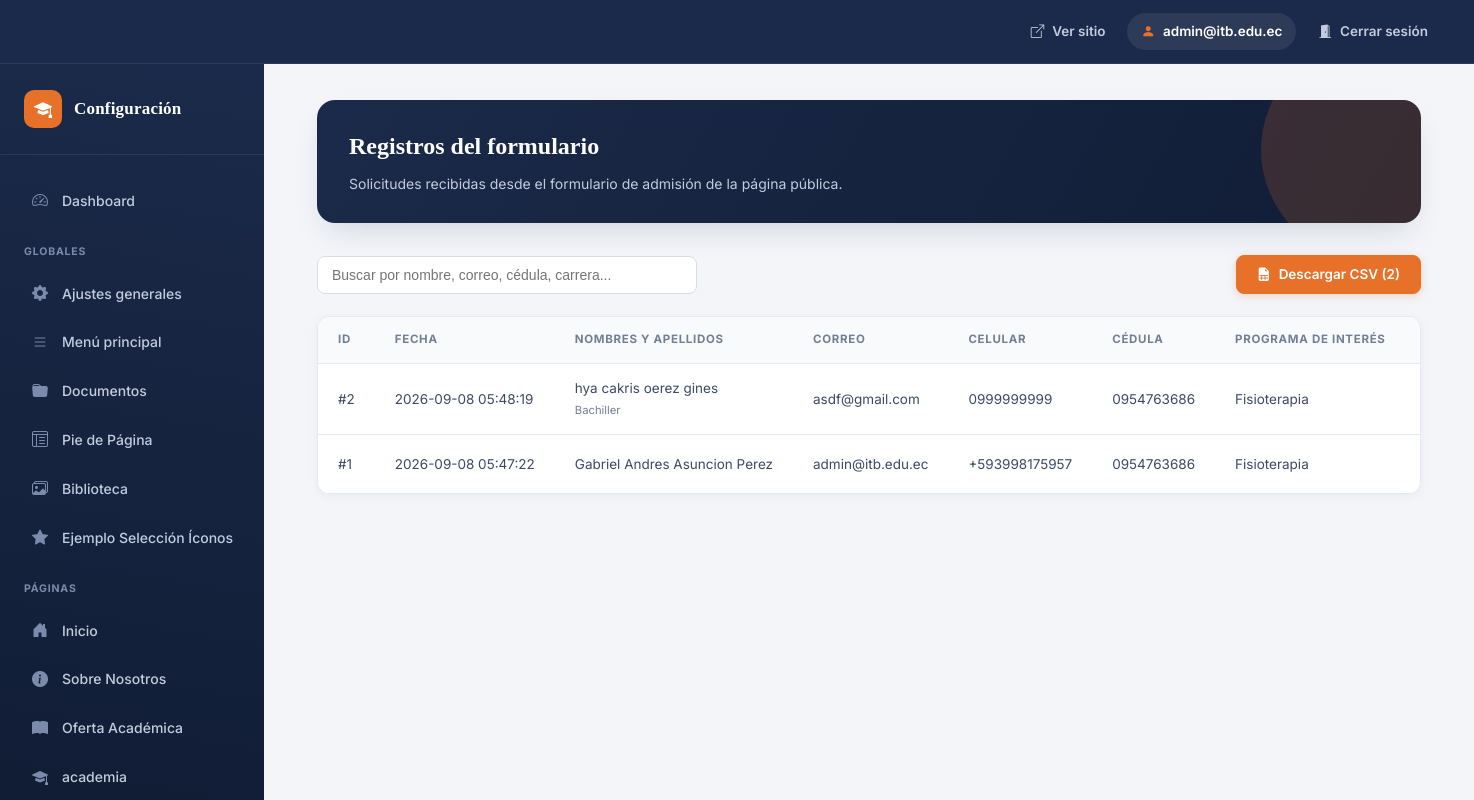
/admin/registros.php (signed in), run on the app's committed database.
### tables this page shows
CREATE TABLE `form_registros` (
  `id` int NOT NULL AUTO_INCREMENT,
  `fecha` datetime NOT NULL,
  `nombre` varchar(50) NOT NULL,
  `apellido` varchar(50) NOT NULL,
  `email` varchar(120) NOT NULL,
  `telefono` varchar(20) NOT NULL,
  `cedula` varchar(20) NOT NULL,
  `nacionalidad` varchar(20) NOT NULL,
  `bachiller` varchar(10) NOT NULL,
  `carrera` varchar(150) NOT NULL,
  `modalidad` varchar(80) NOT NULL,
  `mensaje` text,
  PRIMARY KEY (`id`)
);

### admin/base_url.php (called while the page is built, shortened)
<?php
function admin_base(): string {
    static $base = null;
    if ($base === null) {
        $docRoot = rtrim(str_replace('\\', '/', $_SERVER['DOCUMENT_ROOT'] ?? ''), '/');
        $dir     = rtrim(str_replace('\\', '/', __DIR__), '/');
        if ($docRoot !== '' && str_starts_with($dir, $docRoot)) {
            $base = substr($dir, strlen($docRoot));
        } else {
            $base = '/admin';
        }
    }
    return $base;
}
function site_base(): string {
    $parent = dirname(admin_base());
    $parent = str_replace('\\', '/', $parent);
    return $parent === '/' ? '/' : $parent . '/';
}

### admin/storage.php (called while the page is built, shortened)
<?php
function storage_load(): array {
    $pdo = db();
    try {
        $stmt = $pdo->query("SELECT section, field_key, field_value FROM site_content");
        $rows = $stmt ? $stmt->fetchAll(PDO::FETCH_ASSOC) : [];
        $dbData = [];
        foreach ($rows as $r) {
            $sec = $r['section'];
            $fk  = $r['field_key'];
            $val = $r['field_value'];
            if (is_string($val) && $val !== '' && ($val[0] === '[' || $val[0] === '{')) {
                $decoded = json_decode($val, true);
                if (json_last_error() === JSON_ERROR_NONE) {
                    $val = $decoded;
                }
            }
            $dbData[$sec][$fk] = $val;
        }
        return $dbData;
    } catch (Exception $e) {
        error_log('[ITB-STORAGE] Error cargando desde MySQL site_content: ' . $e->getMessage());
        return [];
    }
}

### admin/csrf.php (called while the page is built, shortened)
<?php
function csrf_token(): string {
    return $_SESSION['csrf_token'];
}

### includes/registros.php (called while the page is built, shortened)
<?php
function registros_leer(): array {
    $pdo = db();
    try {
        $stmt = $pdo->query("SELECT * FROM form_registros ORDER BY id DESC");
        return $stmt ? $stmt->fetchAll(PDO::FETCH_ASSOC) : [];
    } catch (Exception $e) {
        error_log('[ITB-REGISTROS] Error leyendo form_registros: ' . $e->getMessage());
        return [];
    }
}

### admin/registros.php (the view, shortened to what this page needs)
<?php
require_once __DIR__ . '/csrf.php';
require_once __DIR__ . '/base_url.php';
require_once dirname(__DIR__) . '/includes/registros.php';
$AB = admin_base();
require_once __DIR__ . '/views/layout.php';
$registros = registros_leer();
$total = count($registros);
echo layout_start('Registros del formulario', 'registros');
?>
<div class="dash-header">
    <h1>Registros del formulario</h1>
    <p>Solicitudes recibidas desde el formulario de admisión de la página pública.</p>
</div>
<div class="collection-header">
    <div class="search-box">
        <input type="text" id="search-table" placeholder="Buscar por nombre, correo, cédula, carrera..." class="form-input">
    </div>
    <?php if ($total > 0): ?>
        <a href="<?= $AB ?>/registros.php?descargar=csv" class="btn btn-primary">
            <i class="bi bi-file-earmark-spreadsheet-fill"></i>
            Descargar CSV (<?= $total ?>)
        </a>
    <?php endif; ?>
</div>
<?php if ($total === 0): ?>
    <div class="field-alert field-alert-info">
        <i class="bi bi-inbox"></i>
        <div class="field-alert-body">
            <strong>Todavía no hay registros.</strong><br>
            Aparecerán aquí en cuanto alguien complete el formulario de admisión
            de la página pública. Entonces se activará el botón para descargarlos
            en CSV y abrirlos con Excel.
        </div>
    </div>
<?php else: ?>
    <div class="table-container">
        <table class="admin-table" id="data-table">
            <thead>
                <tr>
                    <th>ID</th>
                    <th>Fecha</th>
                    <th>Nombres y apellidos</th>
                    <th>Correo</th>
                    <th>Celular</th>
                    <th>Cédula</th>
                    <th>Programa de interés</th>
                    <th>Modalidad</th>
                </tr>
            </thead>
            <tbody>
                <?php foreach ($registros as $r): ?>
                    <tr>
                        <td>#<?= (int)$r['id'] ?></td>
                        <td><?= htmlspecialchars($r['fecha'] ?? '', ENT_QUOTES, 'UTF-8') ?></td>
                        <td>
                            <?= htmlspecialchars(trim(($r['nombre'] ?? '') . ' ' . ($r['apellido'] ?? '')), ENT_QUOTES, 'UTF-8') ?>
                            <?php if (($r['bachiller'] ?? '') === 'si'): ?>
                                <br><small class="text-muted-tag">Bachiller</small>
                            <?php endif; ?>
                        </td>
                        <td><?= htmlspecialchars($r['email'] ?? '', ENT_QUOTES, 'UTF-8') ?></td>
                        <td><?= htmlspecialchars($r['telefono'] ?? '', ENT_QUOTES, 'UTF-8') ?></td>
                        <td>
                            <?= htmlspecialchars($r['cedula'] ?? '', ENT_QUOTES, 'UTF-8') ?>
                        </td>
                        <td><?= htmlspecialchars($r['carrera'] ?? '', ENT_QUOTES, 'UTF-8') ?></td>
                        <td><?= htmlspecialchars($r['modalidad'] ?? '', ENT_QUOTES, 'UTF-8') ?></td>
                    </tr>
                <?php endforeach; ?>
            </tbody>
        </table>
    </div>
<?php endif; ?>
<?php
echo layout_end();

### admin/views/layout.php (shortened to what this page needs)
<?php
require_once __DIR__ . '/../base_url.php';
require_once __DIR__ . '/../csrf.php';
function layout_sidebar($current_key = ''): string
{
    $schema = require __DIR__ . '/../schema_mock.php';
    $ab = admin_base();
    $html = "<div class=\"sidebar-brand\">\n";
    $html .= "    <i class=\"bi bi-mortarboard-fill\"></i>\n";
    $html .= "    <span>Configuración</span>\n";
    $html .= "</div>\n";
    $html .= "<nav class=\"sidebar-nav\">\n";
    $html .= "    <ul>\n";
    $html .= "        <li><a href=\"{$ab}/index.php\"><i class=\"bi bi-speedometer2\"></i> Dashboard</a></li>\n";
    $groups = $schema['groups'] ?? [];
    $items_by_group = [];
    foreach ($schema['items'] as $key => $item) {
        $group = $item['group'] ?? 'otros';
        $items_by_group[$group][$key] = $item;
    }
    require_once __DIR__ . '/../storage.php';
    $saved_data = storage_load();
    $paginas_creadas = $saved_data['_paginas_creadas'] ?? [];
    foreach ($groups as $group_key => $group_label) {
        $has_items = !empty($items_by_group[$group_key]);
        $is_paginas_group = ($group_key === 'paginas');
        $html .= "        <li class=\"sidebar-section-label\">" . htmlspecialchars($group_label) . "</li>\n";
        if ($has_items) {
            foreach ($items_by_group[$group_key] as $key => $item) {
                $label = htmlspecialchars($item['label'], ENT_QUOTES, 'UTF-8');
                $icon = $item['icon'] ?? 'bi bi-file-earmark-text';
                $active = ($current_key === $key) ? 'class="active"' : '';
                if (!empty($item['url'])) {
                    $url = $ab . '/' . ltrim($item['url'], '/');
                } else {
                    $url = (($item['type'] ?? '') === 'collection') ? "{$ab}/coleccion.php?c={$key}" : "{$ab}/singleton.php?c={$key}";
                }
                $html .= "        <li><a href=\"{$url}\" {$active}><i class=\"{$icon}\"></i> {$label}</a></li>\n";
            }
        }
        if ($is_paginas_group) {
            foreach ($paginas_creadas as $p_id => $p_data) {
                $p_label = htmlspecialchars($p_data['nombre'] ?? 'Página Sin Título', ENT_QUOTES, 'UTF-8');
                $p_icon = htmlspecialchars($p_data['icon'] ?? 'bi bi-file-earmark-text', ENT_QUOTES, 'UTF-8');
                $p_key = 'custom_' . $p_id;
                $active = ($current_key === $p_key) ? 'class="active"' : '';
                $p_url = "{$ab}/pagina_custom.php?id=" . urlencode($p_id);
                $html .= "        <li><a href=\"{$p_url}\" {$active}><i class=\"{$p_icon}\"></i> {$p_label}</a></li>\n";
            }
            $btn_active = ($current_key === 'paginas_crear') ? 'class="active"' : '';
            $html .= "        <li><a href=\"{$ab}/pagina_custom.php\" {$btn_active}><i class=\"bi bi-plus-circle-fill\" style=\"color: #F15A24;\"></i> <strong>Crear página</strong></a></li>\n";
        }
    }
    $html .= "    </ul>\n";
    $html .= "</nav>\n";
    return $html;
}
function layout_flash(): string
{
    $html = '';
    return $html;
}
function layout_start(string $title = "Panel de Administración", string $current_key = ''): string
{
    $safe_title = htmlspecialchars($title, ENT_QUOTES, 'UTF-8');
    $sidebar = layout_sidebar($current_key);
    $flash = layout_flash();
    $user = htmlspecialchars($_SESSION['user'] ?? 'HOLA', ENT_QUOTES, 'UTF-8');
    $time = time();
    $ab = admin_base();
    $sb = site_base();
    $csrf = htmlspecialchars(csrf_token(), ENT_QUOTES, 'UTF-8');
    $extra_css = '';
    return <<<HTML
<!DOCTYPE html>
<html lang="es">
<head>
    <meta charset="UTF-8">
    <meta name="viewport" content="width=device-width, initial-scale=1.0">
    <title>{$safe_title} — Configuración</title>
    <link rel="preconnect" href="https://fonts.googleapis.com">
    <link rel="preconnect" href="https://fonts.gstatic.com" crossorigin>
    <link href="https://fonts.googleapis.com/css2?family=Inter:wght@400;500;600;700&display=swap" rel="stylesheet">
    <link rel="stylesheet" href="https://cdn.jsdelivr.net/npm/bootstrap-icons@1.11.3/font/bootstrap-icons.min.css">
    <link rel="stylesheet" href="{$ab}/assets/admin.css?v={$time}">
    <link rel="stylesheet" href="{$ab}/assets/biblioteca.css?v={$time}">
    <link rel="stylesheet" href="{$ab}/assets/documentos.css?v={$time}">
{$extra_css}</head>
<body data-admin-base="{$ab}" data-csrf="{$csrf}">
    <div class="admin-topbar">
        <div class="topbar-left">
        </div>
        <div class="topbar-right">
            <a href="{$sb}" target="_blank" class="topbar-link"><i class="bi bi-box-arrow-up-right"></i> Ver sitio</a>
            <span class="topbar-user"><i class="bi bi-person-fill"></i> {$user}</span>
            <a href="{$ab}/logout.php" class="topbar-link topbar-logout"><i class="bi bi-door-open-fill"></i> Cerrar sesión</a>
        </div>
    </div>
    <div class="admin-container">
        <aside class="admin-sidebar">
            {$sidebar}
        </aside>
        <main class="admin-main">
            <div class="admin-content">
                {$flash}
HTML;
}
function layout_end(): string
{
    $ab = admin_base();
    $time = time();
    $extra_js = '';
    return <<<HTML
            </div>
        </main>
    </div>
    <script src="{$ab}/assets/admin.js?v={$time}"></script>
    <script src="{$ab}/assets/biblioteca.js?v={$time}"></script>
    <script src="{$ab}/assets/documentos.js?v={$time}"></script>
{$extra_js}</body>
</html>
HTML;
}

### data on the page
form_registros: id "2", fecha "2026-09-08 05:48:19", nombre+apellido "hya cakris oerez gines", bachiller "Bachiller", email "asdf@gmail.com", telefono "0999999999", cedula "0954763686", carrera "Fisioterapia"
form_registros: id "1", fecha "2026-09-08 05:47:22", nombre+apellido "Gabriel Andres Asuncion Perez", email "admin@itb.edu.ec", telefono "+593998175957", cedula "0954763686", carrera "Fisioterapia"

### other printed values
$user "admin@itb.edu.ec"
$group_label "GLOBALES"
$label "Ajustes generales"
$label "Menú principal"
$label "Documentos"
$label "Pie de Página"
$label "Biblioteca"
$label "Ejemplo Selección Íconos"
$group_label "PÁGINAS"
$label "Inicio"
$label "Sobre Nosotros"
$label "Oferta Académica"
$p_label "academia"
$total "2"
